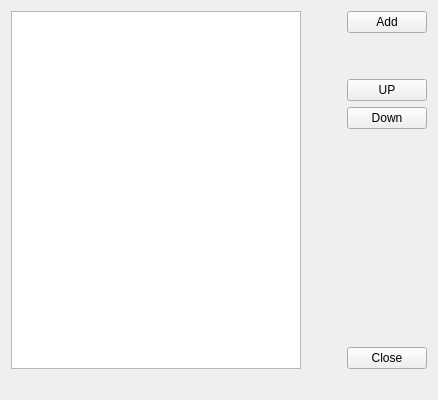
<?xml version="1.0" encoding="UTF-8"?>
<ui version="4.0">
 <class>Widget</class>
 <widget class="QWidget" name="Widget">
  <property name="geometry">
   <rect>
    <x>0</x>
    <y>0</y>
    <width>438</width>
    <height>400</height>
   </rect>
  </property>
  <property name="windowTitle">
   <string>Widget</string>
  </property>
  <layout class="QHBoxLayout" name="horizontalLayout">
   <item>
    <layout class="QVBoxLayout" name="verticalLayout_2">
     <item>
      <widget class="QTableView" name="tableView">
       <property name="sizePolicy">
        <sizepolicy hsizetype="Expanding" vsizetype="Expanding">
         <horstretch>0</horstretch>
         <verstretch>0</verstretch>
        </sizepolicy>
       </property>
       <property name="styleSheet">
        <string notr="true"/>
       </property>
      </widget>
     </item>
     <item>
      <spacer name="verticalSpacer_4">
       <property name="orientation">
        <enum>Qt::Vertical</enum>
       </property>
       <property name="sizeType">
        <enum>QSizePolicy::Minimum</enum>
       </property>
       <property name="sizeHint" stdset="0">
        <size>
         <width>17</width>
         <height>20</height>
        </size>
       </property>
      </spacer>
     </item>
    </layout>
   </item>
   <item>
    <spacer name="horizontalSpacer">
     <property name="orientation">
      <enum>Qt::Horizontal</enum>
     </property>
     <property name="sizeType">
      <enum>QSizePolicy::Fixed</enum>
     </property>
     <property name="sizeHint" stdset="0">
      <size>
       <width>40</width>
       <height>20</height>
      </size>
     </property>
    </spacer>
   </item>
   <item>
    <layout class="QVBoxLayout" name="verticalLayout">
     <item>
      <widget class="QPushButton" name="pushButtonAdd">
       <property name="text">
        <string>Add</string>
       </property>
      </widget>
     </item>
     <item>
      <spacer name="verticalSpacer_2">
       <property name="orientation">
        <enum>Qt::Vertical</enum>
       </property>
       <property name="sizeType">
        <enum>QSizePolicy::Fixed</enum>
       </property>
       <property name="sizeHint" stdset="0">
        <size>
         <width>20</width>
         <height>40</height>
        </size>
       </property>
      </spacer>
     </item>
     <item>
      <widget class="QPushButton" name="pushButtonUp">
       <property name="text">
        <string>UP</string>
       </property>
      </widget>
     </item>
     <item>
      <widget class="QPushButton" name="pushButtonDown">
       <property name="text">
        <string>Down</string>
       </property>
      </widget>
     </item>
     <item>
      <spacer name="verticalSpacer_3">
       <property name="orientation">
        <enum>Qt::Vertical</enum>
       </property>
       <property name="sizeHint" stdset="0">
        <size>
         <width>20</width>
         <height>40</height>
        </size>
       </property>
      </spacer>
     </item>
     <item>
      <widget class="QPushButton" name="pushButtonClose">
       <property name="text">
        <string>Close</string>
       </property>
      </widget>
     </item>
     <item>
      <spacer name="verticalSpacer">
       <property name="orientation">
        <enum>Qt::Vertical</enum>
       </property>
       <property name="sizeType">
        <enum>QSizePolicy::Minimum</enum>
       </property>
       <property name="sizeHint" stdset="0">
        <size>
         <width>20</width>
         <height>20</height>
        </size>
       </property>
      </spacer>
     </item>
    </layout>
   </item>
  </layout>
 </widget>
 <resources/>
 <connections/>
</ui>
